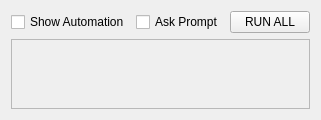
<?xml version='1.0' encoding='utf-8'?>
<ui version="4.0">
 <class>home</class>
 <widget class="QWidget" name="home">
  <property name="windowTitle">
   <string>Home</string>
  </property>
  <layout class="QVBoxLayout" name="homeLayout">
   <item>
    <layout class="QHBoxLayout" name="toolbar">
     <item>
      <widget class="QCheckBox" name="showAutomation">
       <property name="text">
        <string>Show Automation</string>
       </property>
       <property name="checked">
        <bool>false</bool>
       </property>
      </widget>
     </item>
     <item>
      <widget class="QCheckBox" name="askConfirm">
       <property name="text">
        <string>Ask Prompt</string>
       </property>
      </widget>
     </item>
     <item>
      <widget class="QPushButton" name="runBothButton">
       <property name="text">
        <string>RUN ALL</string>
       </property>
      </widget>
     </item>
    </layout>
   </item>
   <item>
    <widget class="QScrollArea" name="devicesScroll">
     <property name="widgetResizable">
      <bool>true</bool>
     </property>
     <widget class="QWidget" name="devicesScrollContents">
      <layout class="QVBoxLayout" name="devicesScrollLayout" />
     </widget>
    </widget>
   </item>
  </layout>
 </widget>
 <resources />
 <connections />
</ui>
